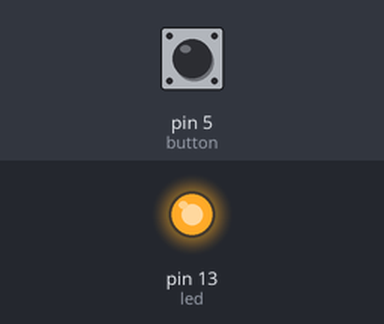
A sketch run on a simulated Arduino Uno, built with avr-gcc and run on an emulated ATmega328P. Parts: output pins drawn as LEDs (lit = HIGH). Inputs (shaded band) come from the test bench; at power-on: pin 5 (button) LOW.

Above: at 1.2 s.
1.3 s: pin 5 (button) pulled HIGH for 0.15 s
At 1.38 s:
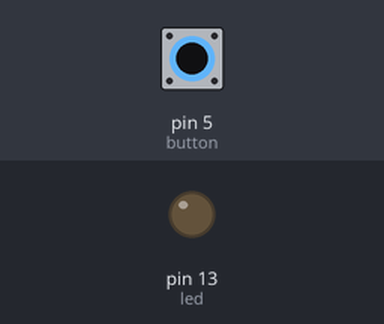
2.9 s: pin 5 (button) pulled HIGH for 3.2 s
At 7.2 s:
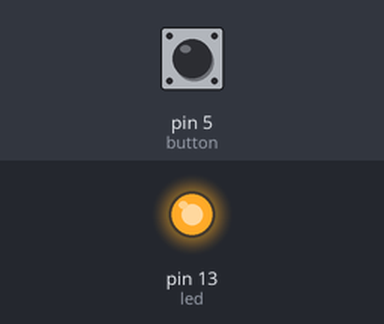
Timing chart, 0 to 8.7 s (numbered marks = the images above; inputs shaded):
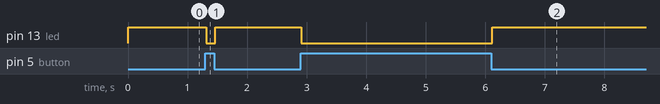

The sketch:

provaAccensione_Button.ino
```cpp
const int led = LED_BUILTIN;
const int button = 5;
int buttonState = 0;


void setup(){
  pinMode(led,OUTPUT);
  pinMode(button, INPUT);


}

void loop(){


  buttonState = digitalRead(button);
  Serial.println(buttonState);

  if(buttonState == 1){
    digitalWrite(led,LOW);
    delay(15);
  }
  else{
    digitalWrite(led, HIGH);
    delay(15);
  }


}
```

Measured:
- after the input at 1.3 s, pin 13 (led): HIGH → LOW at once, → HIGH 0.15 s later
- after the input at 2.9 s, pin 13 (led): HIGH → LOW at once, → HIGH 3.2 s later
